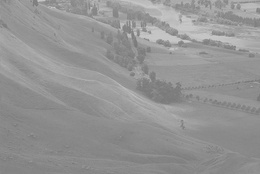
%> input picture code/input_img/1.jpg, 260 x 174 px, shrunk from 800 x 534 before the run
$ octave test.m   (GNU Octave 9; MATLAB toolbox functions it lacks are replaced by stand-ins)
%> lines starting %> are read from the running program, lines starting %| are printed output that depends on the picture
### code/he_I_n.m
function [J] = he_I_n(I,n)
L=n;
%inbuit-function for comparision with our function
q=histeq(I,n);
%for equilisation operation
I=round(255.*I);
%unique intensity values and their count
[ix,iy]=size(I);
t=[I(1,1),0];
nu=0;
% r_k and n_k calculation
for i=1:ix
    for j=1:iy
        a=I(i,j);
        cond=(t(:,1)==a);
        if sum(cond)==0
            t=[t;I(i,j),1];
            nu=nu+1;
        else
            for k=1:length(cond)
                if cond(k)==1
                    break
                end
            end
            t(k,2)=t(k,2)+1;
            nu=nu+1;
        end
    end
end
%sorting
[s1,s2]=bubble_srt(t(:,1));
t(:,1)=t(s2,1);
t(:,2)=t(s2,2);
%p_k
t(:,3)=t(:,2)./(ix.*iy);
%s_k
sum_n=0;
for i=1:length(t(:,3))
    sum_n=sum_n+t(i,3);
    cdf=sum_n*(255);
    t(i,4)=round(cdf);
end
%bins
b_n=1/(L-1);
mrk=L-2;
bin=[0];
for i=1:mrk
    bin=[bin;b_n*i];
end
bin=[bin;1];
bin=round(255.*bin);
%bin_divider(weidth marking)
bd=round((255/(L)):(255/(L)):255);
bd(end)=[];
%bin assignment
for i=1:length(t(:,2))
    vl=t(i,4);
    for xi=1:length(bd)
        if vl<bd(xi)
            t(i,5)=bin(xi);
            mrk=0;
            break;
        else
            mrk=1;
        end
    end
    if mrk==1
        t(i,5)=bin(end);
    end
end
%changing pixel value
a=i;
J=I;
for i=1:ix
    for j=1:iy
        b=I(i,j);
        J(i,j)=changePixVal(t,a,b,5)/255;
    end
end
%processed image_inbuilt
subplot(2,2,1)
imshow(q)
title('processed image inbuilt')
%processed image_by_user
subplot(2,2,2)
imshow(J)
title('processed image by user')
%hist_unbuilt
subplot(2,2,3)
[out1(:,1),out1(:,2)]=hist_freq(q);
stem(out1(:,1),out1(:,2),'g')
title('hist unbuilt')
%hist_by_user
subplot(2,2,4)
[out2(:,1),out2(:,2)]=hist_freq(J);
stem(out2(:,1),out2(:,2))
title('hist by user')
end

### code/bubble_srt.m
function [a,ai] = bubble_srt(a)
l=length(a);
ai=1:l;
for k=1:(l-1)
    for s=1:(l-1)
        if a(s)>a(s+1)
            %value swap
            temp1=a(s);
            a(s)=a(s+1);
            a(s+1)=temp1;
            %optional:nargout
            if nargout>1
                temp2=ai(s);
                ai(s)=ai(s+1);
                ai(s+1)=temp2;
            end
        end
    end
end
end

### code/hist_freq.m
function [x,y] = hist_freq(A)
a=A(:);
x=unique(a);
y=0.*x;
for i=1:length(a)
    for j=1:length(x)
        if a(i)==x(j)
            y(j)=y(j)+1;
            break
        end
    end
end
end

### code/histeq_17510056.m
function [J,T] = histeq_17510056(I,x,verbose_fig)
%I is the image
%x can either be number of bins (n) or it can be (hgram)
%verbose_fig for histograms,labels and title
if nargin==1
    %histeq(I)
    [J,T]=he_I(I);
end
if nargin==2
    if numel(x)==1
        %histeq(I,n)
        J=he_I_n(I,x);
    else
        %histeq(I,hgram)
        J=he_I_hgram(I,x);
    end
end
if nargin==3
    %histeq(I,I1,verbose_fig)
    J=he_I_x_vrb(I,x,verbose_fig);
end
end

### code/test.m
clc,clear,close all
addpath('input_img')
%input image
list = {'valley','cameraman','pout'};
[index] = listdlg('ListString',list,'SelectionMode','single');
%> the answer given: 1
if index==1
    I=im2double(imread('1.jpg'));
%> I: size 174x260 double; min 0.455, max 0.808, mean 0.58
end
if index==2
    I=im2double(imread('cameraman.tif'));
end
if index==3
    I=im2double(imread('pout.tif'));
end
%input format of the function
list = {'histeq(I)','histeq(I,n)','histeq(I,hgram)','histeq(I,I1,verbose_fig)'};
[index] = listdlg('ListString',list,'SelectionMode','single');
%> the answer given: 2
if index==1
    [J,T]=histeq_17510056(I);
end
if index==2
    prompt={'n'}
    title='n';
    definput={'200'}
    p=inputdlg(prompt,title,1,definput);
%> the answer given: 200
    n=str2num(p{1});
    J=histeq_17510056(I,n);
%> in he_I_n, `q=histeq(I,n);`:
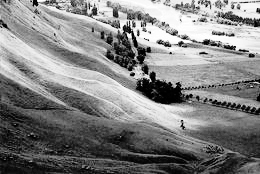
%> q: size 174x260 double; min 0, max 1, mean 0.51
%> in he_I_n, `t=[I(1,1),0];`: t = [147 0]
%> after the loop in he_I_n, `for i=1:ix`: nu = 45240; t = 88 rows, first 12: [147 1214; 140 1565; 141 1530; 137 1990; 133 971; 129 335; 145 1236; 143 1279; 142 1372; 139 1791; 148 1247; 152 1221]
%> in bubble_srt, `l=length(a);`: l = 88
%> in bubble_srt, `ai=1:l;`: ai = 88 values from 1 to 88
%> the loop in bubble_srt, `for k=1:(l-1)` made 87 passes
%> after the loop in bubble_srt, `for k=1:(l-1)`: a = 88 values from 116 to 206; ai = 88 values, max 88 at index 1, min 1 at index 31, mean 44.5; temp1 = 118; temp2 = 76
%> in he_I_n, `[s1,s2]=bubble_srt(t(:,1));`: s1 = 88 values from 116 to 206; s2 has the same summary as ai in bubble_srt
%> the loop in he_I_n, `for i=1:length(t(:,3))` made 88 passes
%> (sum_n, cdf) on passes 1 to 12: (2.21e-05, 0.00564), (6.63e-05, 0.0169), (0.000111, 0.0282), (0.000309, 0.0789), (0.000774, 0.197), (0.00164, 0.417), (0.00347, 0.885), (0.00557, 1.42), (0.00875, 2.23), (0.0126, 3.21), (0.0169, 4.31), (0.022, 5.61)
%> after the loop in he_I_n, `for i=1:length(t(:,3))`: sum_n = 1; t = 88 rows, first 8: [116 1 2.21e-05 0; 118 2 4.42e-05 0; 119 2 4.42e-05 0; 120 9 0.000199 0; 121 21 0.000464 0; 122 39 0.000862 0; 123 83 0.00183 1; 124 95 0.0021 1]
%> the loop in he_I_n, `for i=1:length(t(:,2))` made 88 passes
%> vl on passes 1 to 12: 0, 0, 0, 0, 0, 0, 1, 1, 2, 3, 4, 6
%> after the loop in he_I_n, `for i=1:length(t(:,2))`: mrk = 1; t = 88 rows, first 8: [116 1 2.21e-05 0 0; 118 2 4.42e-05 0 0; 119 2 4.42e-05 0 0; 120 9 0.000199 0 0; 121 21 0.000464 0 0; 122 39 0.000862 0 0; 123 83 0.00183 1 1; 124 95 0.0021 1 1]
%> in he_I_n, `a=i;`: a = 88
%> in hist_freq, `x=unique(a);`: x = 60 values from 0 to 1
%> in hist_freq, `y=0.*x;`: y = 60 values from 0 to 0
%> after the loop in hist_freq, `for i=1:length(a)`: y = 60 values, max 1990 at index 13, min 141 at index 50, mean 754
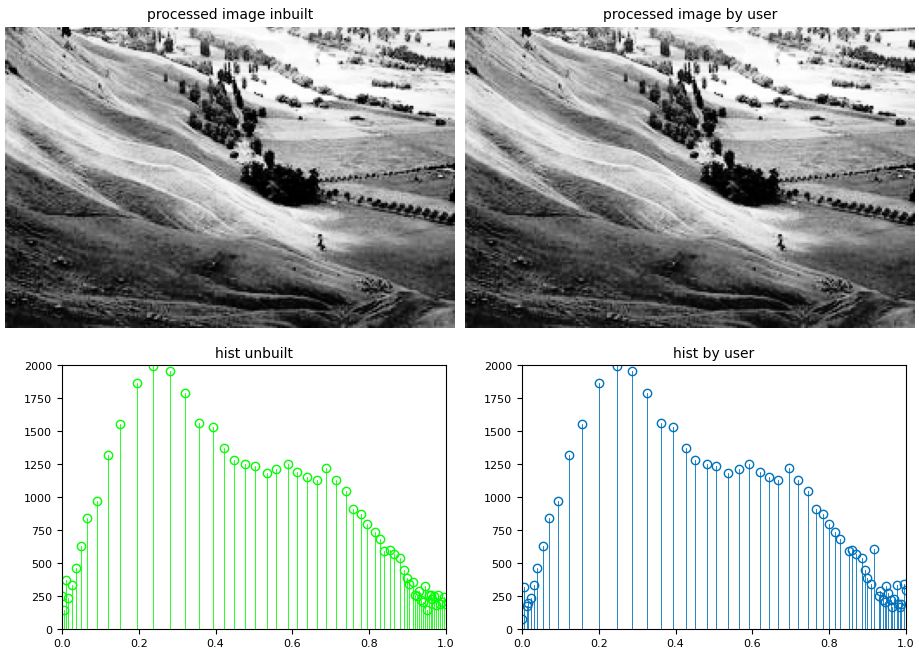
%> figure redrawn from the program's plot data, 4 panels
end
if index==3
    prompt={'hgram'}
    title='hgram';
    definput={'[10 20 30 40 50 60 70 80 90 100 120 140 160 180 200 220 240]'}
    p=inputdlg(prompt,title,1,definput);
    hgram=str2num(p{1});
    J=histeq_17510056(I,hgram);
end
if index==4
    msgbox('provide I1 image')
    list = {'valley','cameraman','pout'};
    [index] = listdlg('ListString',list,'SelectionMode','single');
    if index==1
        I1=im2double(imread('1.jpg'));
    end
    if index==2
        I1=im2double(imread('cameraman.tif'));
    end
    if index==3
        I1=im2double(imread('pout.tif'));
    end
    %%%%
    list = {'verbose_fig=0','verbose_fig=1'};
    [index] = listdlg('ListString',list,'SelectionMode','single');
    if index==1
        verbose_fig=0;
    else
        verbose_fig=1;
    end
    J=histeq_17510056(I,I1,verbose_fig);
end
